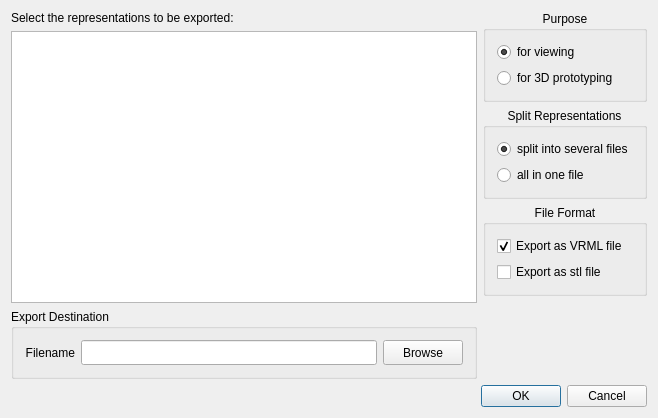
<?xml version="1.0" encoding="UTF-8"?>
<ui version="4.0">
 <class>ExportGeometryDialogData</class>
 <widget class="QDialog" name="ExportGeometryDialogData">
  <property name="geometry">
   <rect>
    <x>0</x>
    <y>0</y>
    <width>658</width>
    <height>418</height>
   </rect>
  </property>
  <property name="windowTitle">
   <string>3D-Prototyping Data Export</string>
  </property>
  <layout class="QVBoxLayout" name="verticalLayout_3">
   <item>
    <layout class="QHBoxLayout" name="horizontalLayout">
     <item>
      <layout class="QVBoxLayout" name="verticalLayout_2">
       <item>
        <widget class="QLabel" name="textLabel1">
         <property name="text">
          <string>Select the representations to be exported:</string>
         </property>
        </widget>
       </item>
       <item>
        <widget class="QTableWidget" name="listview"/>
       </item>
       <item>
        <widget class="QGroupBox" name="groupBox12">
         <property name="title">
          <string>Export Destination</string>
         </property>
         <layout class="QHBoxLayout" name="_2">
          <item>
           <widget class="QLabel" name="Label_10">
            <property name="sizePolicy">
             <sizepolicy hsizetype="Preferred" vsizetype="Minimum">
              <horstretch>0</horstretch>
              <verstretch>0</verstretch>
             </sizepolicy>
            </property>
            <property name="minimumSize">
             <size>
              <width>0</width>
              <height>25</height>
             </size>
            </property>
            <property name="focusPolicy">
             <enum>Qt::NoFocus</enum>
            </property>
            <property name="lineWidth">
             <number>1</number>
            </property>
            <property name="text">
             <string>Filename</string>
            </property>
            <property name="textFormat">
             <enum>Qt::AutoText</enum>
            </property>
            <property name="alignment">
             <set>Qt::AlignRight|Qt::AlignTrailing|Qt::AlignVCenter</set>
            </property>
           </widget>
          </item>
          <item>
           <widget class="QLineEdit" name="file_edit">
            <property name="minimumSize">
             <size>
              <width>150</width>
              <height>25</height>
             </size>
            </property>
            <property name="focusPolicy">
             <enum>Qt::StrongFocus</enum>
            </property>
            <property name="text">
             <string/>
            </property>
            <property name="maxLength">
             <number>32767</number>
            </property>
            <property name="frame">
             <bool>true</bool>
            </property>
            <property name="echoMode">
             <enum>QLineEdit::Normal</enum>
            </property>
            <property name="alignment">
             <set>Qt::AlignLeading</set>
            </property>
           </widget>
          </item>
          <item>
           <widget class="QPushButton" name="browse_button">
            <property name="minimumSize">
             <size>
              <width>50</width>
              <height>25</height>
             </size>
            </property>
            <property name="focusPolicy">
             <enum>Qt::TabFocus</enum>
            </property>
            <property name="toolTip">
             <string>Browse your computer for filedestination of the export</string>
            </property>
            <property name="text">
             <string>Browse</string>
            </property>
            <property name="autoDefault">
             <bool>true</bool>
            </property>
            <property name="default">
             <bool>false</bool>
            </property>
            <property name="flat">
             <bool>false</bool>
            </property>
           </widget>
          </item>
         </layout>
        </widget>
       </item>
      </layout>
     </item>
     <item>
      <layout class="QVBoxLayout" name="verticalLayout">
       <item>
        <widget class="QGroupBox" name="groupBox12_4">
         <property name="title">
          <string>Purpose</string>
         </property>
         <property name="alignment">
          <set>Qt::AlignHCenter</set>
         </property>
         <layout class="QVBoxLayout" name="verticalLayout_6">
          <item>
           <widget class="QRadioButton" name="view_radio">
            <property name="text">
             <string>for viewing</string>
            </property>
            <property name="checked">
             <bool>true</bool>
            </property>
           </widget>
          </item>
          <item>
           <widget class="QRadioButton" name="prototyping_radio">
            <property name="text">
             <string>for 3D prototyping</string>
            </property>
           </widget>
          </item>
         </layout>
        </widget>
       </item>
       <item>
        <widget class="QGroupBox" name="groupBox12_3">
         <property name="toolTip">
          <string>All chosen representations can be exported into a common file but it is also possible to split the export espeacially if some of the representations shall be prototyped.</string>
         </property>
         <property name="title">
          <string>Split Representations</string>
         </property>
         <property name="alignment">
          <set>Qt::AlignHCenter</set>
         </property>
         <layout class="QVBoxLayout" name="verticalLayout_5">
          <item>
           <widget class="QRadioButton" name="split_radio">
            <property name="text">
             <string>split into several files</string>
            </property>
            <property name="checked">
             <bool>true</bool>
            </property>
           </widget>
          </item>
          <item>
           <widget class="QRadioButton" name="all_radio">
            <property name="text">
             <string>all in one file</string>
            </property>
           </widget>
          </item>
         </layout>
        </widget>
       </item>
       <item>
        <widget class="QGroupBox" name="groupBox12_2">
         <property name="title">
          <string>File Format</string>
         </property>
         <property name="alignment">
          <set>Qt::AlignHCenter</set>
         </property>
         <layout class="QVBoxLayout" name="verticalLayout_4">
          <item>
           <widget class="QCheckBox" name="vrml_box">
            <property name="toolTip">
             <string>Export selected representations </string>
            </property>
            <property name="text">
             <string>Export as VRML file</string>
            </property>
            <property name="checked">
             <bool>true</bool>
            </property>
           </widget>
          </item>
          <item>
           <widget class="QCheckBox" name="stl_box">
            <property name="enabled">
             <bool>true</bool>
            </property>
            <property name="text">
             <string>Export as stl file</string>
            </property>
            <property name="checked">
             <bool>false</bool>
            </property>
           </widget>
          </item>
         </layout>
        </widget>
       </item>
       <item>
        <spacer name="verticalSpacer">
         <property name="orientation">
          <enum>Qt::Vertical</enum>
         </property>
         <property name="sizeHint" stdset="0">
          <size>
           <width>20</width>
           <height>40</height>
          </size>
         </property>
        </spacer>
       </item>
      </layout>
     </item>
    </layout>
   </item>
   <item>
    <widget class="QDialogButtonBox" name="buttonBox">
     <property name="standardButtons">
      <set>QDialogButtonBox::Cancel|QDialogButtonBox::Ok</set>
     </property>
    </widget>
   </item>
  </layout>
 </widget>
 <layoutdefault spacing="6" margin="11"/>
 <tabstops>
  <tabstop>listview</tabstop>
 </tabstops>
 <resources/>
 <connections>
  <connection>
   <sender>buttonBox</sender>
   <signal>rejected()</signal>
   <receiver>ExportGeometryDialogData</receiver>
   <slot>reject()</slot>
   <hints>
    <hint type="sourcelabel">
     <x>135</x>
     <y>398</y>
    </hint>
    <hint type="destinationlabel">
     <x>621</x>
     <y>417</y>
    </hint>
   </hints>
  </connection>
  <connection>
   <sender>buttonBox</sender>
   <signal>accepted()</signal>
   <receiver>ExportGeometryDialogData</receiver>
   <slot>accept()</slot>
   <hints>
    <hint type="sourcelabel">
     <x>505</x>
     <y>402</y>
    </hint>
    <hint type="destinationlabel">
     <x>499</x>
     <y>459</y>
    </hint>
   </hints>
  </connection>
 </connections>
</ui>
